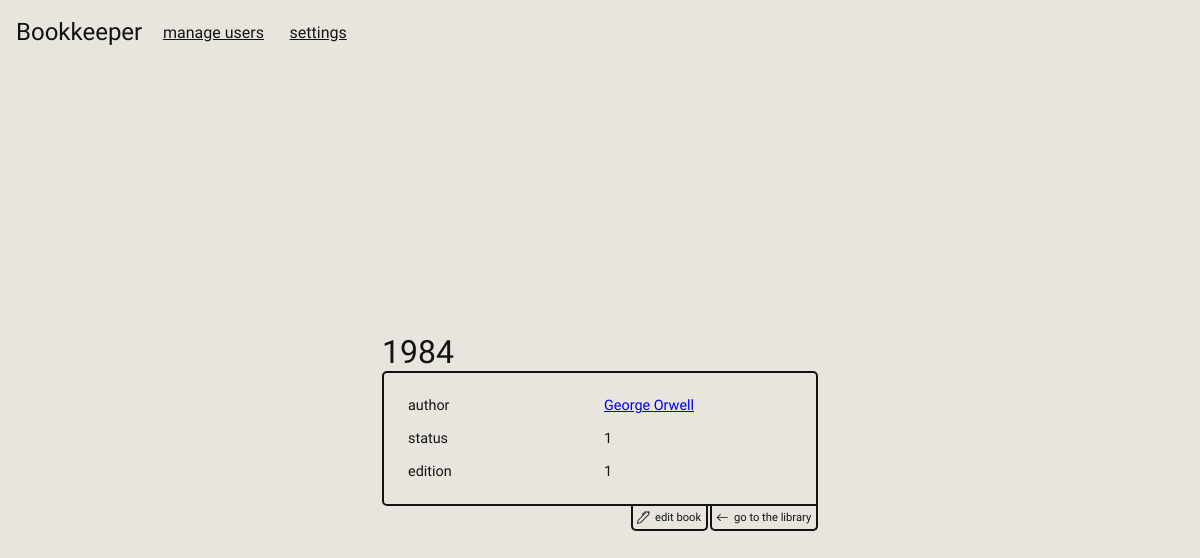
Screenshot of /book/1 with the database file from the repository.
### bookkeeper/database/models.py (models this page shows, shortened)
class Base(DeclarativeBase):
    id      = Column(Integer, primary_key = True)

class BookSchema(Base):
    __tablename__ = "books"
    title   = Column(String, nullable  = False)
    edition = Column(Integer, nullable = True)
    status  = Column(Integer, nullable  = False)
    author_id  = Column(Integer, ForeignKey("authors.id"), nullable = False)
    held_by    = Column(Integer, ForeignKey("users.id"), nullable = True)
    library_id = Column(Integer, ForeignKey("libraries.id"), nullable = False)
    user    = relationship("UserSchema", back_populates = "books")
    author  = relationship("AuthorSchema", back_populates = "books")
    library = relationship("LibrarySchema", back_populates = "books")

class AuthorSchema(Base):
    __tablename__ = 'authors'
    name    = Column(String, nullable = False)
    surname = Column(String, nullable = True)
    books = relationship("BookSchema", back_populates = "author")

### bookkeeper/database/DTO.py (called while the page is built)
    def from_db(author: AuthorSchema):
        return Author(author.name, author.surname, author.id)

    def from_db(user: UserSchema):
        if user: return User(user.name, user.surname, user.id)

    def from_db(library: LibrarySchema):
        return Library(library.name, owned_by=User.from_db(library.user).id, id = library.id, owner = User.from_db(library.user))

    def from_db(book: BookSchema):
        return Book(
            title = book.title,
            author_id = book.author.id,
            edition = book.edition,
            status = book.status,
            library = Library.from_db(book.library),
            library_id=book.library.id,
            user = User.from_db(book.user),
            user_id = book.held_by,
            id = book.id,
            author = Author.from_db(book.author)
        )

### bookkeeper/database/database.py (called while the page is built)
    def get_book_by_id(self, id: int) -> DBResponse:
        session = Session(bind = self.engine)
        resp =  DBResponse(DBMessage.OBJECT , Book.from_db(session.query(BookSchema).where(BookSchema.id == id).first()))
        session.close()
        return resp

### bookkeeper/desktop/__init__.py (called while the page is built)
    def __call__(self, **kwargs):
        return self.action(**kwargs, **self.kwargs)

### bookkeeper/desktop/routes.py (called while the page is built)
def book(id: int, db : Database):
    return render_page('book.html', book = db.get_book_by_id(id).value)

### bookkeeper/desktop/utils.py (called while the page is built)
def render_page(template, **kwargs):
    mode = get_setting("dark-mode", False)
    go_back = get_arg("go_back")
    return render_template(template, mode= "dark" if mode else "light", go_back = go_back, **kwargs)

def get_arg(arg_name: str, cast_to :type = str):
    try:
        ans = request.args[arg_name]
    except: return None
    try:
        return cast_to(ans)
    except:
        return None

### bookkeeper/desktop/templates/book.html (shortened to what this page needs)
{% extends "base.html"%}
{% block head%}
<link rel="stylesheet" href="{{ url_for('static', filename='css/book.css') }}">
{% endblock %}
{% block body %}
<div class="contianer">
    <h1>{{book.title}}</h1>
    <div class="book">
        <div class="row">
            <p>author</p>
            <a href="/author/{{book.author.id}}?go_back={{url_for(request.endpoint, **request.view_args)}}">{{book.author.name}} {{book.author.surname}}</a>
        </div>
        <div class="row">
            <p>status</p>
            <p>{{book.status}}</p>
        </div>
        <div class="row">
            <p>edition</p>
            <p>{% if book.edition%}{{book.edition}}{%else%} - {%endif%}</p>
        </div>
    </div>
    <div class="go-back">
        <a href="/edit-book/{{book.id|string}}">edit book</a>
        <a href='/library/{{book.library.id}}' > <svg xmlns="http://www.w3.org/2000/svg"   class="bi bi-arrow-left" viewBox="0 0 16 16">
  <path fill-rule="evenodd" d="M15 8a.5.5 0 0 0-.5-.5H2.707l3.147-3.146a.5.5 0 1 0-.708-.708l-4 4a.5.5 0 0 0 0 .708l4 4a.5.5 0 0 0 .708-.708L2.707 8.5H14.5A.5.5 0 0 0 15 8"/>
</svg> go to the library</a>
    </div>
</div>
{% endblock %}

### bookkeeper/desktop/static/css/global.css (style rules this page uses)
* { padding: 0; margin: 0; font-family: "MedievalSharp", cursive; font-weight: 400; font-style: normal; }
.light { --background-color: #e7e5de; --text-color: #131412; --input-background-color: #d8d7d2; }
body { background-color: var(--background-color); color: var(--text-color); height:100vh; padding: 0;; overflow-y: scroll; }
.go-back { width:100%; text-align: right; display: flex; justify-content: right; gap:.1rem }
.go-back a { border: 2px solid var(--text-color); border-top: 0; border-radius: 0 0 5px 5px; font-size: .7rem; color: var(--text-color); padding: .3rem; text-decoration: none; transition: .1s; display: flex; align-items: center; gap: .3rem; }
.go-back svg { font-size: 70%; width:.8rem; fill: var(--text-color); }

### bookkeeper/desktop/static/css/book.css (style rules this page uses)
.book { border: 2px solid var(--text-color); border-radius: 5px 5px 0px 5px; width:50vh; padding: 1rem; }
.row { color: var(--text-color); text-decoration: none; font-size: 90%; padding: .5rem; display: grid; grid-template-columns: 1fr 1fr; transition: .1s; gap:.5rem; }

### rows the page displays
BookSchema: title "1984"
AuthorSchema: author.name "George", author.surname "Orwell"

### other values shown
{{ book.status }} "1"
{{ book.edition }} "1"
